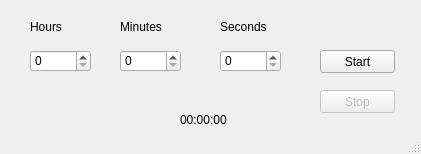
<?xml version="1.0" encoding="UTF-8"?>
<ui version="4.0">
 <class>MainWindow</class>
 <widget class="QMainWindow" name="MainWindow">
  <property name="geometry">
   <rect>
    <x>0</x>
    <y>0</y>
    <width>421</width>
    <height>154</height>
   </rect>
  </property>
  <property name="windowTitle">
   <string>Timer shitdown </string>
  </property>
  <widget class="QWidget" name="centralWidget">
   <widget class="QPushButton" name="pushButton">
    <property name="geometry">
     <rect>
      <x>320</x>
      <y>50</y>
      <width>75</width>
      <height>23</height>
     </rect>
    </property>
    <property name="text">
     <string>Start</string>
    </property>
   </widget>
   <widget class="QSpinBox" name="sb_hr">
    <property name="geometry">
     <rect>
      <x>30</x>
      <y>50</y>
      <width>61</width>
      <height>22</height>
     </rect>
    </property>
   </widget>
   <widget class="QSpinBox" name="sb_m">
    <property name="geometry">
     <rect>
      <x>120</x>
      <y>50</y>
      <width>61</width>
      <height>22</height>
     </rect>
    </property>
    <property name="maximum">
     <number>63</number>
    </property>
   </widget>
   <widget class="QSpinBox" name="sb_s">
    <property name="geometry">
     <rect>
      <x>220</x>
      <y>50</y>
      <width>61</width>
      <height>22</height>
     </rect>
    </property>
    <property name="maximum">
     <number>59</number>
    </property>
   </widget>
   <widget class="QPushButton" name="pushButton_2">
    <property name="enabled">
     <bool>false</bool>
    </property>
    <property name="geometry">
     <rect>
      <x>320</x>
      <y>90</y>
      <width>75</width>
      <height>23</height>
     </rect>
    </property>
    <property name="text">
     <string>Stop</string>
    </property>
   </widget>
   <widget class="QLabel" name="label">
    <property name="geometry">
     <rect>
      <x>30</x>
      <y>20</y>
      <width>47</width>
      <height>13</height>
     </rect>
    </property>
    <property name="text">
     <string>Hours</string>
    </property>
   </widget>
   <widget class="QLabel" name="label_2">
    <property name="geometry">
     <rect>
      <x>120</x>
      <y>20</y>
      <width>47</width>
      <height>13</height>
     </rect>
    </property>
    <property name="text">
     <string>Minutes</string>
    </property>
   </widget>
   <widget class="QLabel" name="label_3">
    <property name="geometry">
     <rect>
      <x>220</x>
      <y>20</y>
      <width>47</width>
      <height>13</height>
     </rect>
    </property>
    <property name="text">
     <string>Seconds</string>
    </property>
   </widget>
   <widget class="QLabel" name="l_t">
    <property name="geometry">
     <rect>
      <x>180</x>
      <y>110</y>
      <width>71</width>
      <height>20</height>
     </rect>
    </property>
    <property name="text">
     <string>00:00:00</string>
    </property>
   </widget>
  </widget>
  <widget class="QStatusBar" name="statusBar"/>
 </widget>
 <layoutdefault spacing="6" margin="11"/>
 <resources/>
 <connections/>
</ui>
